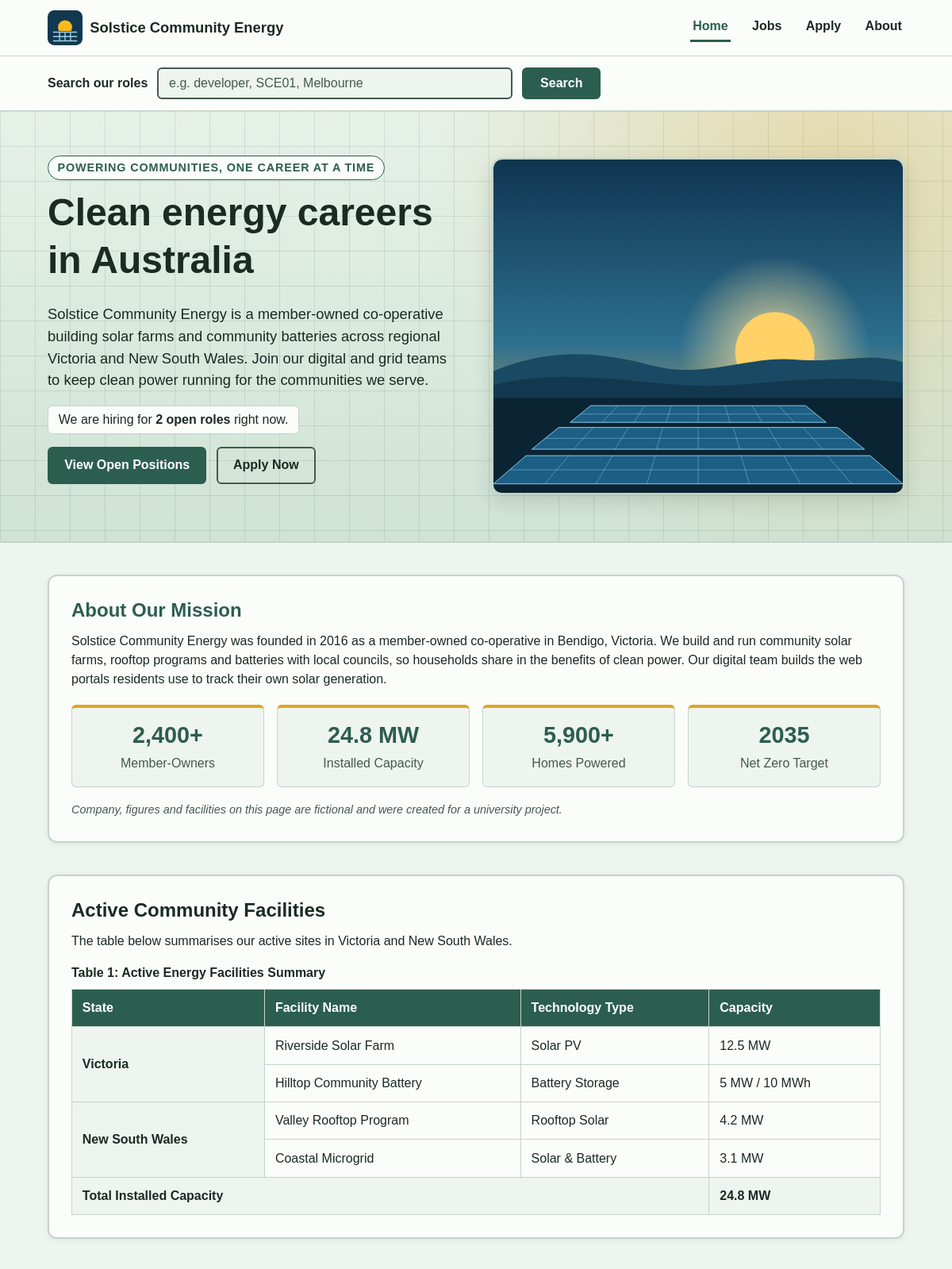
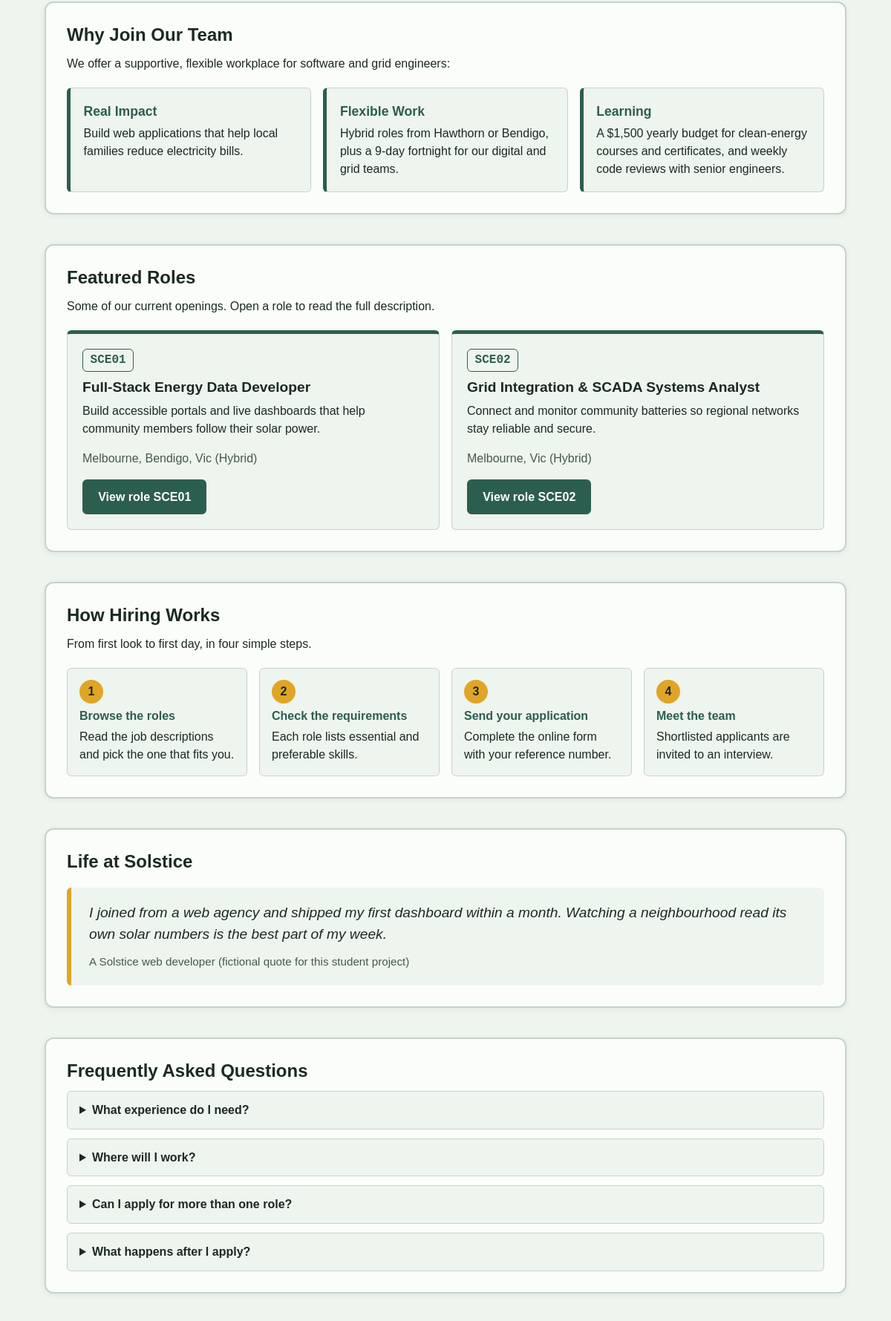
The page / (upper part) on the database its author committed (2 pictures, top to bottom).
### tables this page shows
CREATE TABLE company_stats (
  stat_id    INT UNSIGNED NOT NULL AUTO_INCREMENT,
  stat_value VARCHAR(20)  NOT NULL,           
  stat_label VARCHAR(50)  NOT NULL,
  sort_order TINYINT UNSIGNED NOT NULL DEFAULT 0,
  PRIMARY KEY (stat_id)
);

CREATE TABLE facilities (
  facility_id   INT UNSIGNED NOT NULL AUTO_INCREMENT,
  state         VARCHAR(30)  NOT NULL,
  facility_name VARCHAR(60)  NOT NULL,
  technology    VARCHAR(40)  NOT NULL,
  capacity_mw   DECIMAL(6,1) NOT NULL,        
  storage_mwh   DECIMAL(6,1) NULL,            
  PRIMARY KEY (facility_id)
);

CREATE TABLE jobs (
  job_ref     CHAR(5)       NOT NULL,         
  title       VARCHAR(100)  NOT NULL,
  location    VARCHAR(100)  NOT NULL,
  salary_min  INT UNSIGNED  NOT NULL,         
  salary_max  INT UNSIGNED  NOT NULL,
  super_rate  DECIMAL(4,1)  NOT NULL DEFAULT 10.5,
  reports_to  VARCHAR(100)  NOT NULL,
  summary     VARCHAR(255)  NOT NULL,         
  overview    TEXT          NOT NULL,         
  is_featured BOOLEAN       NOT NULL DEFAULT FALSE,
  posted_date DATE          NOT NULL,
  PRIMARY KEY (job_ref)
);

CREATE TABLE faqs (
  faq_id     INT UNSIGNED NOT NULL AUTO_INCREMENT,
  question   VARCHAR(150) NOT NULL,
  answer     TEXT         NOT NULL,
  sort_order TINYINT UNSIGNED NOT NULL DEFAULT 0,
  PRIMARY KEY (faq_id)
);

### functions.inc (called while the page is built, shortened)
<?php
function db_fetch_rows($conn, $sql)
{
    $result = mysqli_query($conn, $sql);
    $rows = [];
    while ($row = mysqli_fetch_assoc($result)) {
        $rows[] = $row;
    }
    return $rows;
}
function e($text)
{
    return htmlspecialchars((string) $text, ENT_QUOTES, "UTF-8");
}
function format_number($number)
{
    return rtrim(rtrim(number_format((float) $number, 1), "0"), ".");
}
?>

### index.php (the view, shortened to what this page needs)
<?php
$body_class       = "page-home";
require_once "settings.php";
require_once "functions.inc";
$conn = db_connect($host, $user, $pwd, $sql_db);
$stats = db_fetch_rows($conn,
    "SELECT stat_value, stat_label FROM company_stats ORDER BY sort_order");
$facilities = db_fetch_rows($conn,
    "SELECT state, facility_name, technology, capacity_mw, storage_mwh
     FROM facilities ORDER BY facility_id");
$total_rows = db_fetch_rows($conn,
    "SELECT SUM(capacity_mw) AS total_mw FROM facilities");
$featured = db_fetch_rows($conn,
    "SELECT job_ref, title, location, summary
     FROM jobs WHERE is_featured = TRUE ORDER BY job_ref LIMIT 3");
$count_rows = db_fetch_rows($conn, "SELECT COUNT(*) AS open_roles FROM jobs");
$faqs = db_fetch_rows($conn,
    "SELECT question, answer FROM faqs ORDER BY sort_order");
$total_mw   = ($total_rows !== null && $total_rows[0]["total_mw"] !== null)
              ? format_number($total_rows[0]["total_mw"]) : null;
$open_roles = ($count_rows !== null) ? (int) $count_rows[0]["open_roles"] : null;
if ($stats !== null && $total_mw !== null) {
    array_splice($stats, 1, 0, [["stat_value" => "$total_mw MW", "stat_label" => "Installed Capacity"]]);
}
$facilities_by_state = [];
if ($facilities !== null) {
    foreach ($facilities as $facility) {
        $facilities_by_state[$facility["state"]][] = $facility;
    }
}
$db_notice = '<p class="db-notice" role="status">This information is not available right now. Please try again later.</p>';
include "header.inc";
include "nav.inc";
?>
  <main id="main">
    <section class="home-search" aria-label="Search">
      <div class="container">
        <form class="search-form" action="search.php" method="get" role="search">
          <label for="site-search">Search our roles</label>
          <input type="search" id="site-search" name="q" placeholder="e.g. developer, SCE01, Melbourne" autocomplete="off">
          <button type="submit">Search</button>
        </form>
      </div>
    </section>
    <section class="hero" aria-labelledby="hero-title">
      <div class="container hero-inner">
        <div class="hero-copy">
          <p class="hero-slogan">Powering communities, one career at a time</p>
          <h1 id="hero-title">Clean energy careers in Australia</h1>
          <p class="lead">
            Solstice Community Energy is a member-owned co-operative building solar farms and community batteries across regional Victoria and New South Wales. Join our digital and grid teams to keep clean power running for the communities we serve.
          </p>
<?php if ($open_roles !== null) { ?>
          <p class="open-roles">
            We are hiring for <strong><?php echo $open_roles; ?> open <?php echo ($open_roles === 1) ? "role" : "roles"; ?></strong> right now.
          </p>
<?php } ?>
          <p>
            <a class="button" href="jobs.php">View Open Positions</a>
            <a class="button button-secondary" href="apply.php">Apply Now</a>
          </p>
        </div>
        <div class="hero-media">
          <img class="hero-image" src="images/hero.svg" width="560" height="450" alt="Illustration of rows of solar panels under a rising sun">
        </div>
      </div>
    </section>
    <div class="container">
      <section class="section" aria-labelledby="mission-title">
        <h2 id="mission-title" style="color: #2c5e4f;">About Our Mission</h2>
        <p>
          Solstice Community Energy was founded in 2016 as a member-owned co-operative in Bendigo, Victoria. We build and run community solar farms, rooftop programs and batteries with local councils, so households share in the benefits of clean power. Our digital team builds the web portals residents use to track their own solar generation.
        </p>
<?php if (!empty($stats)) { ?>
        <div class="stats-row">
<?php   foreach ($stats as $stat) { ?>
          <div class="stat-box">
            <p class="stat-number"><?php echo e($stat["stat_value"]); ?></p>
            <p class="stat-label"><?php echo e($stat["stat_label"]); ?></p>
          </div>
<?php   } ?>
        </div>
<?php } else {
        echo "        $db_notice\n";
      } ?>
        <p class="stats-note">Company, figures and facilities on this page are fictional and were created for a university project.</p>
      </section>
      <section class="section" aria-labelledby="facilities-title">
        <h2 id="facilities-title">Active Community Facilities</h2>
        <p>The table below summarises our active sites in Victoria and New South Wales.</p>
<?php if (!empty($facilities_by_state)) { ?>
        <div class="table-wrap" role="region" aria-label="Active facilities table (scrolls sideways on small screens)" tabindex="0">
          <table class="data-table">
            <caption>Table 1: Active Energy Facilities Summary</caption>
            <thead>
              <tr>
                <th scope="col">State</th>
                <th scope="col">Facility Name</th>
                <th scope="col">Technology Type</th>
                <th scope="col">Capacity</th>
              </tr>
            </thead>
            <tbody>
<?php
    foreach ($facilities_by_state as $state => $rows) {
        foreach ($rows as $position => $facility) {
            $capacity = format_number($facility["capacity_mw"]) . " MW";
            if ($facility["storage_mwh"] !== null) {
                $capacity .= " / " . format_number($facility["storage_mwh"]) . " MWh";
            }
            echo "              <tr>\n";
            if ($position === 0) {
                echo "                <th scope=\"rowgroup\" rowspan=\"" . count($rows) . "\">" . e($state) . "</th>\n";
            }
            echo "                <td>" . e($facility["facility_name"]) . "</td>\n";
            echo "                <td>" . e($facility["technology"]) . "</td>\n";
            echo "                <td>" . e($capacity) . "</td>\n";
            echo "              </tr>\n";
        }
    }
?>
            </tbody>
<?php   if ($total_mw !== null) { ?>
            <tfoot>
              <tr>
                <th scope="row" colspan="3">Total Installed Capacity</th>
                <td><?php echo $total_mw; ?> MW</td>
              </tr>
            </tfoot>
<?php   } ?>
          </table>
        </div>
<?php } else {
        echo "        $db_notice\n";
      } ?>
      </section>
      <section class="section" aria-labelledby="why-title">
        <h2 id="why-title">Why Join Our Team</h2>
        <p>We offer a supportive, flexible workplace for software and grid engineers:</p>
        <ul class="benefits">
          <li><strong>Real Impact</strong> Build web applications that help local families reduce electricity bills.</li>
          <li><strong>Flexible Work</strong> Hybrid roles from Hawthorn or Bendigo, plus a 9-day fortnight for our digital and grid teams.</li>
          <li><strong>Learning</strong> A $1,500 yearly budget for clean-energy courses and certificates, and weekly code reviews with senior engineers.</li>
        </ul>
      </section>
      <section class="section" aria-labelledby="featured-title">
        <h2 id="featured-title">Featured Roles</h2>
        <p>Some of our current openings. Open a role to read the full description.</p>
<?php if (!empty($featured)) { ?>
        <ul class="featured">
<?php   foreach ($featured as $job) {
            $ref = e($job["job_ref"]); ?>
          <li>
            <p class="featured-ref"><?php echo $ref; ?></p>
            <h3><?php echo e($job["title"]); ?></h3>
            <p><?php echo e($job["summary"]); ?></p>
            <p class="featured-meta"><?php echo e($job["location"]); ?></p>
            <a class="button" href="jobs.php#job-<?php echo $ref; ?>">View role <?php echo $ref; ?></a>
          </li>
<?php   } ?>
        </ul>
<?php } elseif ($featured === null) {
        echo "        $db_notice\n";
      } else { ?>
        <p>There are no featured roles at the moment. <a href="jobs.php">See all open roles</a>.</p>
<?php } ?>
      </section>
      <section class="section" aria-labelledby="steps-title">
        <h2 id="steps-title">How Hiring Works</h2>
        <p>From first look to first day, in four simple steps.</p>
        <ol class="steps">
          <li><strong>Browse the roles</strong> Read the job descriptions and pick the one that fits you.</li>
          <li><strong>Check the requirements</strong> Each role lists essential and preferable skills.</li>
          <li><strong>Send your application</strong> Complete the online form with your reference number.</li>
          <li><strong>Meet the team</strong> Shortlisted applicants are invited to an interview.</li>
        </ol>
      </section>
      <section class="section" aria-labelledby="voice-title">
        <h2 id="voice-title">Life at Solstice</h2>
        <figure class="voice">
          <blockquote>
            <p>I joined from a web agency and shipped my first dashboard within a month. Watching a neighbourhood read its own solar numbers is the best part of my week.</p>
          </blockquote>
          <figcaption>A Solstice web developer (fictional quote for this student project)</figcaption>
        </figure>
      </section>
      <section class="section" aria-labelledby="faq-title">
        <h2 id="faq-title">Frequently Asked Questions</h2>
<?php if (!empty($faqs)) { ?>
        <div class="faq">
<?php   foreach ($faqs as $faq) { ?>
          <details>
            <summary><?php echo e($faq["question"]); ?></summary>
          </details>
<?php   } ?>
        </div>
<?php } else {
        echo "        $db_notice\n";
      } ?>
      </section>
    </div>
  </main>
<?php include "footer.inc"; ?>

### header.inc (shortened to what this page needs)
<?php
$body_class       = $body_class ?? "";
?>
<!DOCTYPE html>
<html lang="en-AU">
<head>
  <link rel="stylesheet" href="styles/style.css">
</head>
<body class="<?php echo htmlspecialchars($body_class); ?>">

### nav.inc
<?php
$nav_items = [
    "index.php" => "Home",
    "jobs.php"  => "Jobs",
    "apply.php" => "Apply",
    "about.php" => "About",
];
$current_page = basename($_SERVER["SCRIPT_NAME"]);
?>
  <header class="site-header">
    <div class="container header-inner">
      <a class="brand" href="index.php">
        <img src="images/logo.svg" width="44" height="44" alt="">
        <span>Solstice Community Energy</span>
      </a>
      <nav class="main-nav" aria-label="Main">
        <ul>
<?php
foreach ($nav_items as $file => $label) {
    $current = ($file === $current_page) ? ' aria-current="page"' : "";
    echo "          <li><a href=\"$file\"$current>$label</a></li>\n";
}
?>
        </ul>
      </nav>
    </div>
  </header>

### footer.inc (shortened to what this page needs)
</body>
</html>

### rows shown on the page
company_stats: stat_value "2,400+", stat_label "Member-Owners"
company_stats: stat_value "5,900+", stat_label "Homes Powered"
company_stats: stat_value "2035", stat_label "Net Zero Target"
facilities: state "Victoria", facility_name "Riverside Solar Farm", technology "Solar PV", capacity_mw "12.5 MW"
facilities: facility_name "Hilltop Community Battery", technology "Battery Storage", capacity "5 MW / 10 MWh"
facilities: state "New South Wales", facility_name "Valley Rooftop Program", technology "Rooftop Solar", capacity_mw "4.2 MW"
facilities: facility_name "Coastal Microgrid", technology "Solar & Battery", capacity_mw "3.1 MW"
jobs: job_ref "SCE01", title "Full-Stack Energy Data Developer", summary "Build accessible portals and live dashboards that help community members follow their solar power.", location "Melbourne, Bendigo, Vic (Hybrid)"
jobs: job_ref "SCE02", title "Grid Integration & SCADA Systems Analyst", summary "Connect and monitor community batteries so regional networks stay reliable and secure.", location "Melbourne, Vic (Hybrid)"
faqs: question "What experience do I need?"
faqs: question "Where will I work?"
faqs: question "Can I apply for more than one role?"
faqs: question "What happens after I apply?"

### other values the page prints
$label "Home"
$label "Jobs"
$label "Apply"
$label "About"
$open_roles "2"
$stat["stat_value"] "24.8 MW"
$stat["stat_label"] "Installed Capacity"
$total_mw "24.8"
